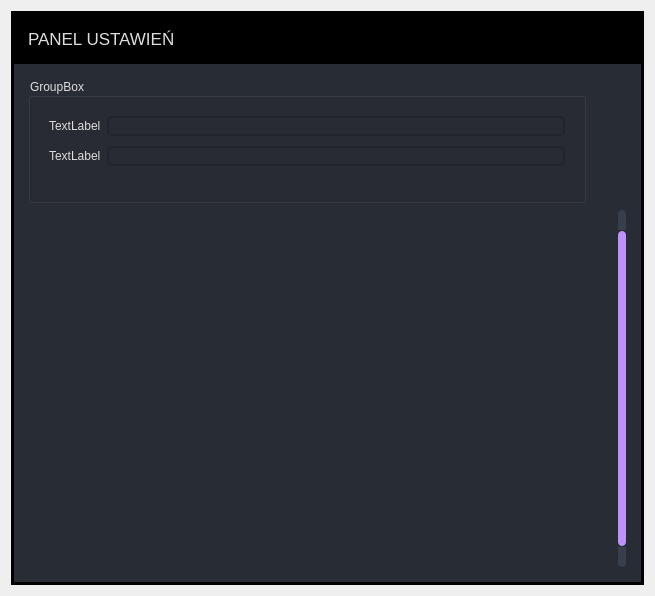
<?xml version="1.0" encoding="UTF-8"?>
<ui version="4.0">
 <class>SettingsWindow</class>
 <widget class="QWidget" name="SettingsWindow">
  <property name="geometry">
   <rect>
    <x>0</x>
    <y>0</y>
    <width>655</width>
    <height>592</height>
   </rect>
  </property>
  <property name="windowTitle">
   <string>Form</string>
  </property>
  <property name="styleSheet">
   <string notr="true">QWidget{
	color: rgb(221, 221, 221);
	font: 13pt &quot;Segoe UI&quot;;
}

/* /////////////////////////////////////////////////////////////////////////////////////////////////
Bg App */
#bgApp {	
	background-color: rgb(40, 44, 52);
	border: 3px solid rgb(0, 0, 0);
}

/* Title Menu */
#titleRightInfo { padding-left: 10px; }

/* Label */
#extraLabel { color: rgb(255, 255, 255); }


/* Top Buttons */
#rightButtons .QPushButton { background-color: rgba(255, 255, 255, 0); border: none;  border-radius: 5px; }
#rightButtons .QPushButton:hover { background-color: rgb(44, 49, 57); border-style: solid; border-radius: 4px; }
#rightButtons .QPushButton:pressed { background-color: rgb(23, 26, 30); border-style: solid; border-radius: 4px; }


/* /////////////////////////////////////////////////////////////////////////////////////////////////
LineEdit */
QLineEdit {
	background-color: rgb(33, 37, 43);
	border-radius: 5px;
	border: 2px solid rgb(33, 37, 43);
	padding-left: 10px;
	selection-color: rgb(255, 255, 255);
	selection-background-color: rgb(255, 121, 198);
}
QLineEdit:hover {
	border: 2px solid rgb(64, 71, 88);
}
QLineEdit:focus {
	border: 2px solid rgb(91, 101, 124);
}

/* /////////////////////////////////////////////////////////////////////////////////////////////////
PlainTextEdit */
QPlainTextEdit {
	background-color: rgb(27, 29, 35);
	border-radius: 5px;
	padding: 10px;
	selection-color: rgb(255, 255, 255);
	selection-background-color: rgb(255, 121, 198);
}
QPlainTextEdit  QScrollBar:vertical {
    width: 8px;
 }
QPlainTextEdit  QScrollBar:horizontal {
    height: 8px;
 }
QPlainTextEdit:hover {
	border: 2px solid rgb(64, 71, 88);
}
QPlainTextEdit:focus {
	border: 2px solid rgb(91, 101, 124);
}

/* /////////////////////////////////////////////////////////////////////////////////////////////////
CheckBox */
QCheckBox::indicator {
    border: 3px solid rgb(52, 59, 72);
	width: 15px;
	height: 15px;
	border-radius: 10px;
    background: rgb(44, 49, 60);
}
QCheckBox::indicator:hover {
    border: 3px solid rgb(58, 66, 81);
}
QCheckBox::indicator:checked {
    background: 3px solid rgb(52, 59, 72);
	border: 3px solid rgb(52, 59, 72);	
	background-image: url(:/icons/images/icons/cil-check-alt.png);
}

/* /////////////////////////////////////////////////////////////////////////////////////////////////
RadioButton */
QRadioButton::indicator {
    border: 3px solid rgb(52, 59, 72);
	width: 15px;
	height: 15px;
	border-radius: 10px;
    background: rgb(44, 49, 60);
}
QRadioButton::indicator:hover {
    border: 3px solid rgb(58, 66, 81);
}
QRadioButton::indicator:checked {
    background: 3px solid rgb(255, 255, 255);
	border: 4px solid rgb(52, 59, 72);	
}

/* /////////////////////////////////////////////////////////////////////////////////////////////////
ComboBox */
QComboBox{
	background-color: rgb(27, 29, 35);
	border-radius: 5px;
	border: 2px solid rgb(33, 37, 43);
	padding: 5px;
	padding-left: 10px;
}
QComboBox:hover{
	border: 2px solid rgb(64, 71, 88);
}
QComboBox::drop-down {
	subcontrol-origin: padding;
	subcontrol-position: top right;
	width: 25px; 
	border-left-width: 3px;
	border-left-color: rgba(39, 44, 54, 150);
	border-left-style: solid;
	border-top-right-radius: 3px;
	border-bottom-right-radius: 3px;	
	background-image: url(:/icons/images/icons/cil-arrow-bottom.png);
	background-position: center;
	background-repeat: no-reperat;
 }
QComboBox QAbstractItemView {
	color: rgb(255, 121, 198);	
	background-color: rgb(33, 37, 43);
	padding: 10px;
	selection-background-color: rgb(255, 255, 255);
}
/*/////////////////////////////////////////////////////////////////////////////////////////////////
DateEdit*/
QDateEdit{
	color: rgb(0,0,0);
}
#contentTopBg{
	background-color:rgb(0,0,0);
}


/* /////////////////////////////////////////////////////////////////////////////////////////////////
ScrollBars */
QScrollBar:horizontal {
    border: none;
    background: rgb(52, 59, 72);
    height: 8px;
    margin: 0px 21px 0 21px;
	border-radius: 0px;
}
QScrollBar::handle:horizontal {
    background: rgb(189, 147, 249);
    min-width: 25px;
	border-radius: 4px
}
QScrollBar::add-line:horizontal {
    border: none;
    background: rgb(55, 63, 77);
    width: 20px;
	border-top-right-radius: 4px;
    border-bottom-right-radius: 4px;
    subcontrol-position: right;
    subcontrol-origin: margin;
}
QScrollBar::sub-line:horizontal {
    border: none;
    background: rgb(55, 63, 77);
    width: 20px;
	border-top-left-radius: 4px;
    border-bottom-left-radius: 4px;
    subcontrol-position: left;
    subcontrol-origin: margin;
}
QScrollBar::up-arrow:horizontal, QScrollBar::down-arrow:horizontal
{
     background: none;
}
QScrollBar::add-page:horizontal, QScrollBar::sub-page:horizontal
{
     background: none;
}
 QScrollBar:vertical {
	border: none;
    background: rgb(52, 59, 72);
    width: 8px;
    margin: 21px 0 21px 0;
	border-radius: 0px;
 }
 QScrollBar::handle:vertical {	
	background: rgb(189, 147, 249);
    min-height: 25px;
	border-radius: 4px
 }
 QScrollBar::add-line:vertical {
     border: none;
    background: rgb(55, 63, 77);
     height: 20px;
	border-bottom-left-radius: 4px;
    border-bottom-right-radius: 4px;
     subcontrol-position: bottom;
     subcontrol-origin: margin;
 }
 QScrollBar::sub-line:vertical {
	border: none;
    background: rgb(55, 63, 77);
     height: 20px;
	border-top-left-radius: 4px;
    border-top-right-radius: 4px;
     subcontrol-position: top;
     subcontrol-origin: margin;
 }
 QScrollBar::up-arrow:vertical, QScrollBar::down-arrow:vertical {
     background: none;
 }

 QScrollBar::add-page:vertical, QScrollBar::sub-page:vertical {
     background: none;
 }

</string>
  </property>
  <layout class="QHBoxLayout" name="horizontalLayout_12">
   <item>
    <widget class="QFrame" name="bgApp">
     <property name="minimumSize">
      <size>
       <width>550</width>
       <height>0</height>
      </size>
     </property>
     <property name="maximumSize">
      <size>
       <width>16777215</width>
       <height>16777215</height>
      </size>
     </property>
     <property name="styleSheet">
      <string notr="true"/>
     </property>
     <property name="frameShape">
      <enum>QFrame::NoFrame</enum>
     </property>
     <property name="frameShadow">
      <enum>QFrame::Raised</enum>
     </property>
     <layout class="QVBoxLayout" name="verticalLayout_3">
      <property name="spacing">
       <number>0</number>
      </property>
      <property name="leftMargin">
       <number>0</number>
      </property>
      <property name="topMargin">
       <number>0</number>
      </property>
      <property name="rightMargin">
       <number>0</number>
      </property>
      <property name="bottomMargin">
       <number>0</number>
      </property>
      <item>
       <widget class="QFrame" name="contentBox">
        <property name="maximumSize">
         <size>
          <width>16777215</width>
          <height>16777215</height>
         </size>
        </property>
        <property name="baseSize">
         <size>
          <width>0</width>
          <height>0</height>
         </size>
        </property>
        <property name="frameShape">
         <enum>QFrame::NoFrame</enum>
        </property>
        <property name="frameShadow">
         <enum>QFrame::Raised</enum>
        </property>
        <layout class="QVBoxLayout" name="verticalLayout_2">
         <property name="spacing">
          <number>0</number>
         </property>
         <property name="leftMargin">
          <number>0</number>
         </property>
         <property name="topMargin">
          <number>0</number>
         </property>
         <property name="rightMargin">
          <number>0</number>
         </property>
         <property name="bottomMargin">
          <number>0</number>
         </property>
         <item>
          <widget class="QFrame" name="contentTopBg">
           <property name="minimumSize">
            <size>
             <width>0</width>
             <height>50</height>
            </size>
           </property>
           <property name="maximumSize">
            <size>
             <width>16777215</width>
             <height>50</height>
            </size>
           </property>
           <property name="frameShape">
            <enum>QFrame::NoFrame</enum>
           </property>
           <property name="frameShadow">
            <enum>QFrame::Raised</enum>
           </property>
           <layout class="QHBoxLayout" name="horizontalLayout">
            <property name="spacing">
             <number>0</number>
            </property>
            <property name="leftMargin">
             <number>0</number>
            </property>
            <property name="topMargin">
             <number>0</number>
            </property>
            <property name="rightMargin">
             <number>10</number>
            </property>
            <property name="bottomMargin">
             <number>0</number>
            </property>
            <item>
             <widget class="QFrame" name="leftBox">
              <property name="sizePolicy">
               <sizepolicy hsizetype="Expanding" vsizetype="Preferred">
                <horstretch>0</horstretch>
                <verstretch>0</verstretch>
               </sizepolicy>
              </property>
              <property name="frameShape">
               <enum>QFrame::NoFrame</enum>
              </property>
              <property name="frameShadow">
               <enum>QFrame::Raised</enum>
              </property>
              <layout class="QHBoxLayout" name="horizontalLayout_3">
               <property name="spacing">
                <number>0</number>
               </property>
               <property name="leftMargin">
                <number>0</number>
               </property>
               <property name="topMargin">
                <number>0</number>
               </property>
               <property name="rightMargin">
                <number>0</number>
               </property>
               <property name="bottomMargin">
                <number>0</number>
               </property>
               <item>
                <widget class="QLabel" name="titleRightInfo">
                 <property name="sizePolicy">
                  <sizepolicy hsizetype="Preferred" vsizetype="Expanding">
                   <horstretch>0</horstretch>
                   <verstretch>0</verstretch>
                  </sizepolicy>
                 </property>
                 <property name="maximumSize">
                  <size>
                   <width>16777215</width>
                   <height>45</height>
                  </size>
                 </property>
                 <property name="font">
                  <font>
                   <pointsize>13</pointsize>
                   <italic>false</italic>
                   <bold>false</bold>
                  </font>
                 </property>
                 <property name="text">
                  <string>PANEL USTAWIEŃ</string>
                 </property>
                 <property name="alignment">
                  <set>Qt::AlignLeading|Qt::AlignLeft|Qt::AlignVCenter</set>
                 </property>
                </widget>
               </item>
              </layout>
             </widget>
            </item>
            <item alignment="Qt::AlignRight">
             <widget class="QFrame" name="rightButtons">
              <property name="minimumSize">
               <size>
                <width>0</width>
                <height>28</height>
               </size>
              </property>
              <property name="frameShape">
               <enum>QFrame::NoFrame</enum>
              </property>
              <property name="frameShadow">
               <enum>QFrame::Raised</enum>
              </property>
              <layout class="QHBoxLayout" name="horizontalLayout_2">
               <property name="spacing">
                <number>5</number>
               </property>
               <property name="leftMargin">
                <number>0</number>
               </property>
               <property name="topMargin">
                <number>0</number>
               </property>
               <property name="rightMargin">
                <number>0</number>
               </property>
               <property name="bottomMargin">
                <number>0</number>
               </property>
               <item>
                <widget class="QPushButton" name="closeAppBtn">
                 <property name="minimumSize">
                  <size>
                   <width>28</width>
                   <height>28</height>
                  </size>
                 </property>
                 <property name="maximumSize">
                  <size>
                   <width>28</width>
                   <height>28</height>
                  </size>
                 </property>
                 <property name="cursor">
                  <cursorShape>PointingHandCursor</cursorShape>
                 </property>
                 <property name="toolTip">
                  <string>Close</string>
                 </property>
                 <property name="text">
                  <string/>
                 </property>
                 <property name="icon">
                  <iconset resource="../resources.qrc">
                   <normaloff>:/icons/images/icons/icon_close.png</normaloff>:/icons/images/icons/icon_close.png</iconset>
                 </property>
                 <property name="iconSize">
                  <size>
                   <width>20</width>
                   <height>20</height>
                  </size>
                 </property>
                </widget>
               </item>
              </layout>
             </widget>
            </item>
           </layout>
          </widget>
         </item>
         <item>
          <widget class="QFrame" name="contentBottom">
           <property name="maximumSize">
            <size>
             <width>16777215</width>
             <height>16777215</height>
            </size>
           </property>
           <property name="frameShape">
            <enum>QFrame::NoFrame</enum>
           </property>
           <property name="frameShadow">
            <enum>QFrame::Raised</enum>
           </property>
           <layout class="QHBoxLayout" name="horizontalLayout_4">
            <item>
             <widget class="QStackedWidget" name="main_stackedWidget">
              <property name="maximumSize">
               <size>
                <width>16777215</width>
                <height>16777215</height>
               </size>
              </property>
              <property name="styleSheet">
               <string notr="true">background: transparent;</string>
              </property>
              <property name="currentIndex">
               <number>0</number>
              </property>
              <widget class="QWidget" name="database_tables">
               <property name="minimumSize">
                <size>
                 <width>400</width>
                 <height>500</height>
                </size>
               </property>
               <property name="maximumSize">
                <size>
                 <width>16777215</width>
                 <height>16777215</height>
                </size>
               </property>
               <property name="styleSheet">
                <string notr="true">/*Edit Buttons */
QPushButton { background-color: rgba(255, 255, 255,0); border: none;  border-radius: 5px; }
QPushButton:hover { background-color: rgb(0, 0, 0); border-style: solid; border-radius: 4px; }
QPushButton:pressed { background-color: rgb(23, 26, 30); border-style: solid; border-radius: 4px; }</string>
               </property>
               <layout class="QVBoxLayout" name="verticalLayout_20">
                <property name="leftMargin">
                 <number>5</number>
                </property>
                <property name="topMargin">
                 <number>5</number>
                </property>
                <property name="rightMargin">
                 <number>5</number>
                </property>
                <property name="bottomMargin">
                 <number>5</number>
                </property>
                <item>
                 <layout class="QHBoxLayout" name="horizontalLayout_7">
                  <property name="sizeConstraint">
                   <enum>QLayout::SetDefaultConstraint</enum>
                  </property>
                  <property name="bottomMargin">
                   <number>0</number>
                  </property>
                  <item>
                   <widget class="QGroupBox" name="database_groupBox_inputs">
                    <property name="minimumSize">
                     <size>
                      <width>320</width>
                      <height>125</height>
                     </size>
                    </property>
                    <property name="maximumSize">
                     <size>
                      <width>16777215</width>
                      <height>200</height>
                     </size>
                    </property>
                    <property name="title">
                     <string>GroupBox</string>
                    </property>
                    <layout class="QHBoxLayout" name="horizontalLayout_8">
                     <item>
                      <widget class="QStackedWidget" name="database_stackedWidget">
                       <property name="currentIndex">
                        <number>1</number>
                       </property>
                       <widget class="QWidget" name="database_cities">
                        <layout class="QHBoxLayout" name="horizontalLayout_16">
                         <item>
                          <layout class="QHBoxLayout" name="horizontalLayout_15">
                           <item>
                            <widget class="QLabel" name="database_tables_label0">
                             <property name="text">
                              <string>TextLabel</string>
                             </property>
                            </widget>
                           </item>
                           <item>
                            <widget class="QLineEdit" name="database_tables_le0"/>
                           </item>
                          </layout>
                         </item>
                        </layout>
                       </widget>
                       <widget class="QWidget" name="database_di">
                        <layout class="QHBoxLayout" name="horizontalLayout_13">
                         <item>
                          <layout class="QFormLayout" name="formLayout_5">
                           <property name="verticalSpacing">
                            <number>10</number>
                           </property>
                           <item row="0" column="0">
                            <widget class="QLabel" name="database_tables_label1">
                             <property name="text">
                              <string>TextLabel</string>
                             </property>
                            </widget>
                           </item>
                           <item row="1" column="0">
                            <widget class="QLabel" name="database_tables_label2">
                             <property name="text">
                              <string>TextLabel</string>
                             </property>
                            </widget>
                           </item>
                           <item row="0" column="1">
                            <widget class="QLineEdit" name="database_tables_le1"/>
                           </item>
                           <item row="1" column="1">
                            <widget class="QLineEdit" name="database_tables_le2"/>
                           </item>
                          </layout>
                         </item>
                        </layout>
                       </widget>
                       <widget class="QWidget" name="database_radio">
                        <layout class="QHBoxLayout" name="horizontalLayout_14">
                         <item>
                          <layout class="QFormLayout" name="formLayout_6">
                           <property name="verticalSpacing">
                            <number>10</number>
                           </property>
                           <item row="0" column="0">
                            <widget class="QLabel" name="database_tables_label3">
                             <property name="text">
                              <string>TextLabel</string>
                             </property>
                            </widget>
                           </item>
                           <item row="1" column="0">
                            <widget class="QLabel" name="database_tables_label4">
                             <property name="text">
                              <string>TextLabel</string>
                             </property>
                            </widget>
                           </item>
                           <item row="0" column="1">
                            <widget class="QLineEdit" name="database_tables_le3"/>
                           </item>
                           <item row="1" column="1">
                            <widget class="QRadioButton" name="database_tables_radio1">
                             <property name="text">
                              <string/>
                             </property>
                            </widget>
                           </item>
                          </layout>
                         </item>
                        </layout>
                       </widget>
                      </widget>
                     </item>
                    </layout>
                   </widget>
                  </item>
                  <item>
                   <layout class="QVBoxLayout" name="database_buttons" stretch="0,0,0">
                    <property name="sizeConstraint">
                     <enum>QLayout::SetMinimumSize</enum>
                    </property>
                    <property name="topMargin">
                     <number>10</number>
                    </property>
                    <item>
                     <widget class="QPushButton" name="btn1_settings_add">
                      <property name="minimumSize">
                       <size>
                        <width>35</width>
                        <height>35</height>
                       </size>
                      </property>
                      <property name="maximumSize">
                       <size>
                        <width>35</width>
                        <height>35</height>
                       </size>
                      </property>
                      <property name="text">
                       <string/>
                      </property>
                      <property name="icon">
                       <iconset resource="../resources.qrc">
                        <normaloff>:/icons/images/icons/cil-plus.png</normaloff>:/icons/images/icons/cil-plus.png</iconset>
                      </property>
                     </widget>
                    </item>
                    <item>
                     <widget class="QPushButton" name="btn2_settings_delete">
                      <property name="maximumSize">
                       <size>
                        <width>35</width>
                        <height>35</height>
                       </size>
                      </property>
                      <property name="text">
                       <string/>
                      </property>
                      <property name="icon">
                       <iconset resource="../resources.qrc">
                        <normaloff>:/icons/images/icons/cil-minus.png</normaloff>:/icons/images/icons/cil-minus.png</iconset>
                      </property>
                     </widget>
                    </item>
                    <item>
                     <widget class="QPushButton" name="btn3_settings_edit">
                      <property name="maximumSize">
                       <size>
                        <width>35</width>
                        <height>35</height>
                       </size>
                      </property>
                      <property name="styleSheet">
                       <string notr="true"/>
                      </property>
                      <property name="text">
                       <string/>
                      </property>
                      <property name="icon">
                       <iconset resource="../resources.qrc">
                        <normaloff>:/icons/images/icons/cil-text-square.png</normaloff>:/icons/images/icons/cil-text-square.png</iconset>
                      </property>
                     </widget>
                    </item>
                   </layout>
                  </item>
                 </layout>
                </item>
                <item>
                 <widget class="QTableWidget" name="settings_table">
                  <property name="sizePolicy">
                   <sizepolicy hsizetype="Expanding" vsizetype="Preferred">
                    <horstretch>0</horstretch>
                    <verstretch>1</verstretch>
                   </sizepolicy>
                  </property>
                  <property name="verticalScrollBarPolicy">
                   <enum>Qt::ScrollBarAlwaysOn</enum>
                  </property>
                 </widget>
                </item>
               </layout>
              </widget>
             </widget>
            </item>
           </layout>
          </widget>
         </item>
        </layout>
       </widget>
      </item>
     </layout>
    </widget>
   </item>
  </layout>
 </widget>
 <resources>
  <include location="../resources.qrc"/>
 </resources>
 <connections/>
</ui>
